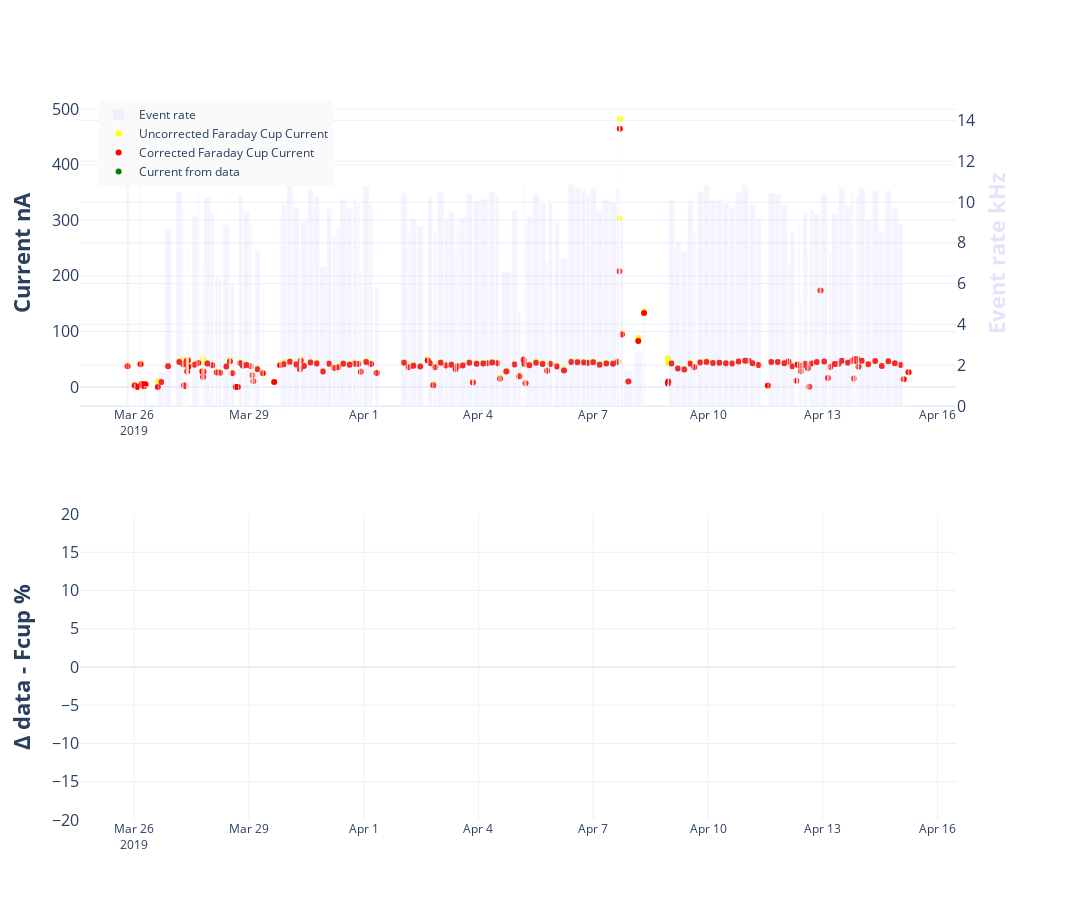

The notebook cell saved with this chart:
### Code cell
runs = df[2].copy()
#runs.drop(runs.loc[ runs.data_start.isnull() ].index, inplace=True)
runs.drop(runs.loc[ runs.start_time.isnull() ].index, inplace=True)
runs.drop(runs.loc[ runs.end_time.isnull() ].index, inplace=True)
runs["center"] = runs.start_time + (runs.end_time - runs.start_time)/2
runs["dt"] = (runs.end_time - runs.start_time).map(lambda x: x.total_seconds()*1000)
runs["hover"] = runs.index.map(lambda x: f"Run: {x}, target: {runs.loc[x,'target']}")
runs.drop(runs.loc[ (runs.dt <= 0) ].index, inplace=True)
runs["event_rate"] = runs.event_count/runs.dt
runs.loc[:,["events_rate", "event_rate"]]

fig = make_subplots(rows=2, specs=[[{"secondary_y": True}],[{}]])
fig.update_layout(height=900, width=1200,
                  #title=go.layout.Title(text=f"Charge comparison for RGA", xanchor="left", x=0.4),
                  #titlefont=dict(size=24),
                  )
fig.add_trace(go.Bar(x=runs.center, y=runs.event_rate, width=runs.dt, name="Event rate", hovertext=runs.hover, marker=dict(color='rgba(200,200,250,0.2)') ), row=1, col=1, secondary_y=True)
fig.add_trace(go.Scatter(x=runs.center, y=1E9*runs.Fcup_charge/runs.dt, name="Uncorrected Faraday Cup Current", hovertext=runs.hover, mode="markers", marker=dict(color="yellow")), row=1, col=1)
fig.add_trace(go.Scatter(x=runs.center, y=1E9*runs.Fcup_charge_corr/runs.dt, name="Corrected Faraday Cup Current", hovertext=runs.hover, mode="markers", marker=dict(color="red")), row=1, col=1)
fig.add_trace(go.Scatter(x=runs.center, y=1E9*runs.data_charge/runs.dt, name="Current from data", mode="markers", hovertext=runs.hover, marker=dict(color="green")), row=1, col=1)

diff_corr = 100*( (runs.data_charge - runs.Fcup_charge_corr)/runs.data_charge )
diff_uncorr = 100*( (runs.data_charge - runs.Fcup_charge)/runs.data_charge )
fig.add_trace(go.Scatter(x=runs.center, y=diff_uncorr, name="Delta data - FCup uncorr",
                         mode="markers", hovertext=runs.hover, marker=dict(color="yellow"), showlegend=False), row=2, col=1)

fig.add_trace(go.Scatter(x=runs.center, y=diff_corr, name="Delta data - FCup corrected",
                         mode="markers", hovertext=runs.hover, marker=dict(color="red"), showlegend=False), row=2, col=1)


fig.update_yaxes(title_text="<b>Current nA</b>", titlefont=dict(size=22), secondary_y=False, tickfont=dict(size=16), row=1, col=1)
fig.update_yaxes(title_text="<b>Event rate kHz</b>", titlefont=dict(size=22, color='rgba(200,200,250,0.5)'), secondary_y=True, tickfont=dict(size=16),range = [0, 15.], row=1, col=1)
fig.update_yaxes(title_text="<b>Δ data - Fcup %</b>", titlefont=dict(size=22), secondary_y=False, tickfont=dict(size=16),range = [-20., 20.], row=2, col=1)
fig.update_layout(legend=dict(
                x=0.02,
                y=1.,
                bgcolor="rgba(250,250,250,1.)",
                font=dict(
                    size=12
                ),
                #orientation='h'
            ))
fig.write_html("RGA_charge3.html")
fig.write_image("RGA_charge3.pdf", width=2048, height=900)
fig.show()

### Figure 1 — Plotly figure (JSON) as saved in the notebook; plotly's stock layout.template omitted (floating-point values rounded to 4 significant figures; data arrays with more than 128 entries replaced by an {"elided": "..."} marker saying what was removed)
{"data": [{"hovertext": {"elided": "173 str values"}, "marker": {"color": "rgba(200,200,250,0.2)"}, "name": "Event rate", "type": "bar", "width": {"elided": "173 int values"}, "x": {"elided": "173 str values"}, "xaxis": "x", "y": {"elided": "173 float values"}, "yaxis": "y2"}, {"hovertext": {"elided": "173 str values"}, "marker": {"color": "yellow"}, "mode": "markers", "name": "Uncorrected Faraday Cup Current", "type": "scatter", "x": {"elided": "173 str values"}, "xaxis": "x", "y": {"elided": "173 float values"}, "yaxis": "y"}, {"hovertext": {"elided": "173 str values"}, "marker": {"color": "red"}, "mode": "markers", "name": "Corrected Faraday Cup Current", "type": "scatter", "x": {"elided": "173 str values"}, "xaxis": "x", "y": {"elided": "173 float values"}, "yaxis": "y"}, {"hovertext": {"elided": "173 str values"}, "marker": {"color": "green"}, "mode": "markers", "name": "Current from data", "type": "scatter", "x": {"elided": "173 str values"}, "xaxis": "x", "y": {"elided": "173 null values"}, "yaxis": "y"}, {"hovertext": {"elided": "173 str values"}, "marker": {"color": "yellow"}, "mode": "markers", "name": "Delta data - FCup uncorr", "showlegend": false, "type": "scatter", "x": {"elided": "173 str values"}, "xaxis": "x2", "y": {"elided": "173 null values"}, "yaxis": "y3"}, {"hovertext": {"elided": "173 str values"}, "marker": {"color": "red"}, "mode": "markers", "name": "Delta data - FCup corrected", "showlegend": false, "type": "scatter", "x": {"elided": "173 str values"}, "xaxis": "x2", "y": {"elided": "173 null values"}, "yaxis": "y3"}], "layout": {"height": 900, "legend": {"bgcolor": "rgba(250,250,250,1.)", "font": {"size": 12}, "x": 0.02, "y": 1}, "width": 1200, "xaxis": {"anchor": "y", "autorange": true, "domain": [0, 0.94], "range": ["2019-03-24 14:20:55.3628", "2019-04-16 11:19:37.6372"], "type": "date"}, "xaxis2": {"anchor": "y3", "autorange": true, "domain": [0, 0.94], "range": ["2019-03-24 14:20:55.3628", "2019-04-16 11:19:37.6372"], "type": "date"}, "yaxis": {"anchor": "x", "autorange": true, "domain": [0.575, 1], "range": [-34.29, 516.5], "tickfont": {"size": 16}, "title": {"font": {"size": 22}, "text": "<b>Current nA</b>"}, "type": "linear"}, "yaxis2": {"anchor": "x", "overlaying": "y", "range": [0, 15], "side": "right", "tickfont": {"size": 16}, "title": {"font": {"color": "rgba(200,200,250,0.5)", "size": 22}, "text": "<b>Event rate kHz</b>"}, "type": "linear"}, "yaxis3": {"anchor": "x2", "domain": [0, 0.425], "range": [-20, 20], "tickfont": {"size": 16}, "title": {"font": {"size": 22}, "text": "<b>Δ data - Fcup %</b>"}}}}
